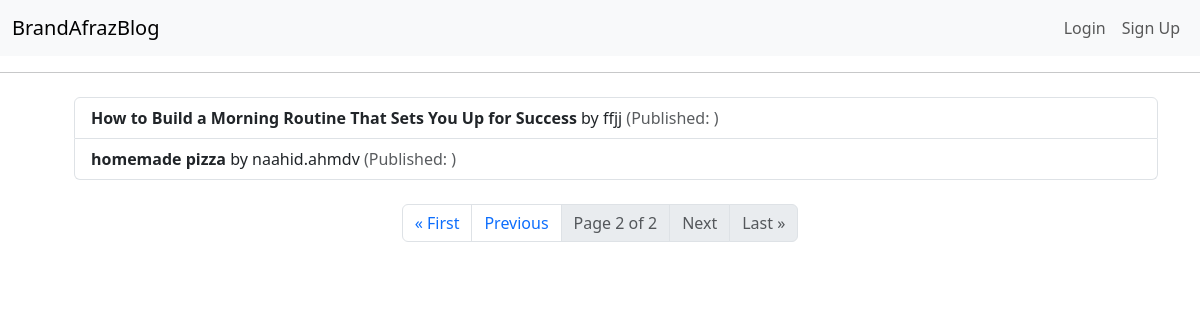
Page /blog/posts/?page=2 on the committed database.
### blog/models.py (models this page shows, shortened)
class Post(models.Model):
    author = models.ForeignKey(User, on_delete=models.CASCADE)
    category = models.ForeignKey(Category, on_delete=models.SET_NULL, null=True, blank=True)
    title = models.CharField(max_length=200)
    description = models.TextField()
    posted_on = models.DateTimeField(auto_now_add=True)
    liked_by = models.ManyToManyField(User, related_name="liked_posts", null=True, blank=True) #در یک فیلدش آیدی پست و در دیگری آیدی یوزر است و مااز تیبل میانی که به واسطه این ریلیشن منی تو منی ایجاد شده متوجه می‌شیم که هر یوزری چه پستی را لایک کرده و یا مثلا تعداد لایک‌های یک پستی چندتا بوده LikeUserPost اسمش رو گذاشتیم ERD وقتی بین دو تا مدل ریلیشن منی تو منی برقراره، توی یکی‌شون هم بنویسم این ریلیشن رو کافیه . و معمولا در مدلی که بعدا ساخته میشه اون ریلیشن رو می‌نویسن. الان مثلا لازم نیست توی مدل یوزر هم برم و این خط رو بنویسم و این فیلد منی تو منی میاد بین اون دو تا تیبل (مدل) یدونه تیبل میانی درست می‌کنه که همونطور که در .

### user/models.py (models this page shows)
class User(AbstractUser): #The User class inherits from Django's AbstractUser, which means it includes all the fields and methods of the default user model (like username, first_name, last_name, etc.) while allowing for customization.    #The 'User' model is defined as a subclass of 'django.contrib.auth.models.AbstractUser'. 'AbstractUser' is a base user model provided by Django that includes a set of default fields and methods for user authentication. 'AbstractUser' is a base class provided by Django that you can subclass to create a custom user model. AbstractUser:This is an abstract base class that includes fields and methods for a fully featured user model, including fields like username, password, email, first_name, last_name, and others. It allows developers to extend or modify the default user model while retaining its functionality. Built-in 'User' Model: The built-in 'User' model in Django is actually defined as a subclass of AbstractUser. It provides a concrete implementation of the user model with default fields and behaviors.Custom User Models: When creating a custom user model, you can either subclass 'AbstractUser' (to retain most of its features) or subclass 'AbstractBaseUser' (for more customization but requiring more work). In summary, while the built-in 'User' model is based on 'AbstractUser', they are not the same. The built-in model is what you typically interact with when using Django's authentication system, whereas 'AbstractUser' serves as a foundation for creating custom user models.
    email = models.EmailField(unique=True)    #The 'email' field is defined as a unique email field using 'models.EmailField(unique=True)'. 'unique=True' enforces that each email address must be unique across all instances of this model, meaning no two users can have the same email address.
    birthday = models.DateField(null=True, blank=True)   #This line adds a birthday field that can store a date. The parameters 'null=True' and 'blank=True' indicate that this field is optional; it can be left empty in forms and can also be stored as 'NULL' in the database.
    USERNAME_FIELD = 'email'     #The 'USERNAME_FIELD' is a special attribute defined in the 'User' model that specifies which field should be used as the unique identifier for authentication purposes. By setting USERNAME_FIELD = 'email', you are telling Django to use the email field instead of the default 'username' field for authentication.
    REQUIRED_FIELDS = ['first_name', 'last_name', 'username']#This list specifies additional fields that are required when creating a superuser via the command line (using the createsuperuser command). In this case, when creating a superuser, both first_name, last_name, and username must be provided in addition to the email and password. #Requires 'first_name' and 'last_name' to be provided when creating a superuser via the 'createsuperuser' command. #مختص ادمین است  #The'REQUIRED_FIELDS' attribute is used to define additional fields that should be prompted for when creating a user interactively, specifically through the createsuperuser management command. This allows you to specify which fields are necessary beyond the default username and password. When you write 'REQUIRED_FIELDS = ['first_name', 'last_name', 'username']' in your custom user model that inherits from AbstractUser(which is a class in Django provides a fully featured user model that includes several fields by default.), it means that you want to specify additional fields that should be required besides the default required fields (username and password) when creating a user through the command line management command 'createsuperuser'.The fields listed in 'REQUIRED_FIELDS' are required in addition to the default required fields (username and password). This means that when you run the command 'python manage.py createsuperuser', Django will prompt you for the 'username', 'password', 'first_name', and 'last_name', 'username'.
    objects = UserManager()  #Utilizing a custom user manager ('UserManager') to handle user creation logic.#This line assigns an instance of the custom user manager ('UserManager') to the objects attribute of the user model. The custom manager provides methods for creating regular users and superusers with specific validation logic.
    class Meta:                  #class Meta: is an inner class used to provide metadata to the model. ' db_table = "auth_user" ' specifies the name of the database table that will store this model's data. By default, Django would create a table named 'appname_user', but this line changes it to 'auth_user', which is commonly used for user-related tables in Django applications.
        db_table = "auth_user"   #user_user اسم اون تیبلی که در دیتابیس قراره ساخته بشه برای ذخیره دیتای مربوط به این مدل‌مان، را مشخص کردیم اگه این خط را نمینوشتیم اسم تیبل‌مان می‌شد
    def __str__(self):    #است که ما بالاتر برابر با ایمیلش قرار داریم ولی خب ما دوست داشتیم همون یوزرنیم باشه "USERNAME_FIELD" اگه ما کلا این متد رو برای کلاس یوزر ننویسیم، دیفالتش
        return self.username

### blog/views.py (the view)
# urls.py: path('posts/', PostListView.as_view(), name='posts_list'),
class PostListView(ListView): #a class-based view in Django for displaying a list of posts. This line defines a new class called 'PostListView' that inherits from Django's 'ListView', which is a generic view designed to display a list of objects.
    model = Post  #This specifies that the view will use the 'Post' model. Django will query this model to retrieve the objects (which are\that are) to be displayed (باید نمایش داده شوند).
    template_name = 'posts.html' #This indicates the template file that will be used to render the list of posts. In this case, it is 'posts.html'.
    context_object_name = 'posts'  #This sets the name of the context variable that will be passed to the template. Instead of using the default name (which would be 'object_list'), you can reference the list of posts in your template as 'posts'.
    paginate_by = 3  #This specifies that the list should be paginated, showing 3 posts per page. If there are more than 3 posts, Django will automatically provide pagination controls.

### templates/posts.html (shortened to what this page needs)
{%extends "base.html"%}
{% block content %}
<ul>
  <ul class="list-group">
        {% for post in posts %}
            <li class="list-group-item">
                <strong>{{ post.title }}</strong> by {{ post.author }}
                <span class="text-muted">(Published: {{ post.created_at }})</span>
            </li>
        {% empty %}
            <li class="list-group-item text-danger">No posts available.</li>
        {% endfor %}
    </ul>
</ul>
<nav aria-label="Page navigation" class="mt-4">
    <ul class="pagination justify-content-center">
        {% if page_obj.has_previous %}
            <li class="page-item"><a class="page-link" href="?page=1">&laquo; First</a></li>
            <li class="page-item"><a class="page-link" href="?page={{ page_obj.previous_page_number }}">Previous</a></li>
        {% else %}
            <li class="page-item disabled"><a class="page-link">&laquo; First</a></li>
            <li class="page-item disabled"><a class="page-link">Previous</a></li>
        {% endif %}
        <li class="page-item disabled"><a class="page-link">Page {{ page_obj.number }} of {{ page_obj.paginator.num_pages }}</a></li>
        {% if page_obj.has_next %}
            <li class="page-item"><a class="page-link" href="?page={{ page_obj.next_page_number }}">Next</a></li>
            <li class="page-item"><a class="page-link" href="?page={{ page_obj.paginator.num_pages }}">Last &raquo;</a></li>
        {% else %}
            <li class="page-item disabled"><a class="page-link">Next</a></li>
            <li class="page-item disabled"><a class="page-link">Last &raquo;</a></li>
        {% endif %}
    </ul>
</nav>
{%endblock%}

### rows in the picture
Post: title "How to Build a Morning Routine That Sets You Up for Success", author "ffjj"
Post: title "homemade pizza", author "naahid.ahmdv"

### other values in the picture
{{ page_obj.number }} "2"
{{ page_obj.paginator.num_pages }} "2"
